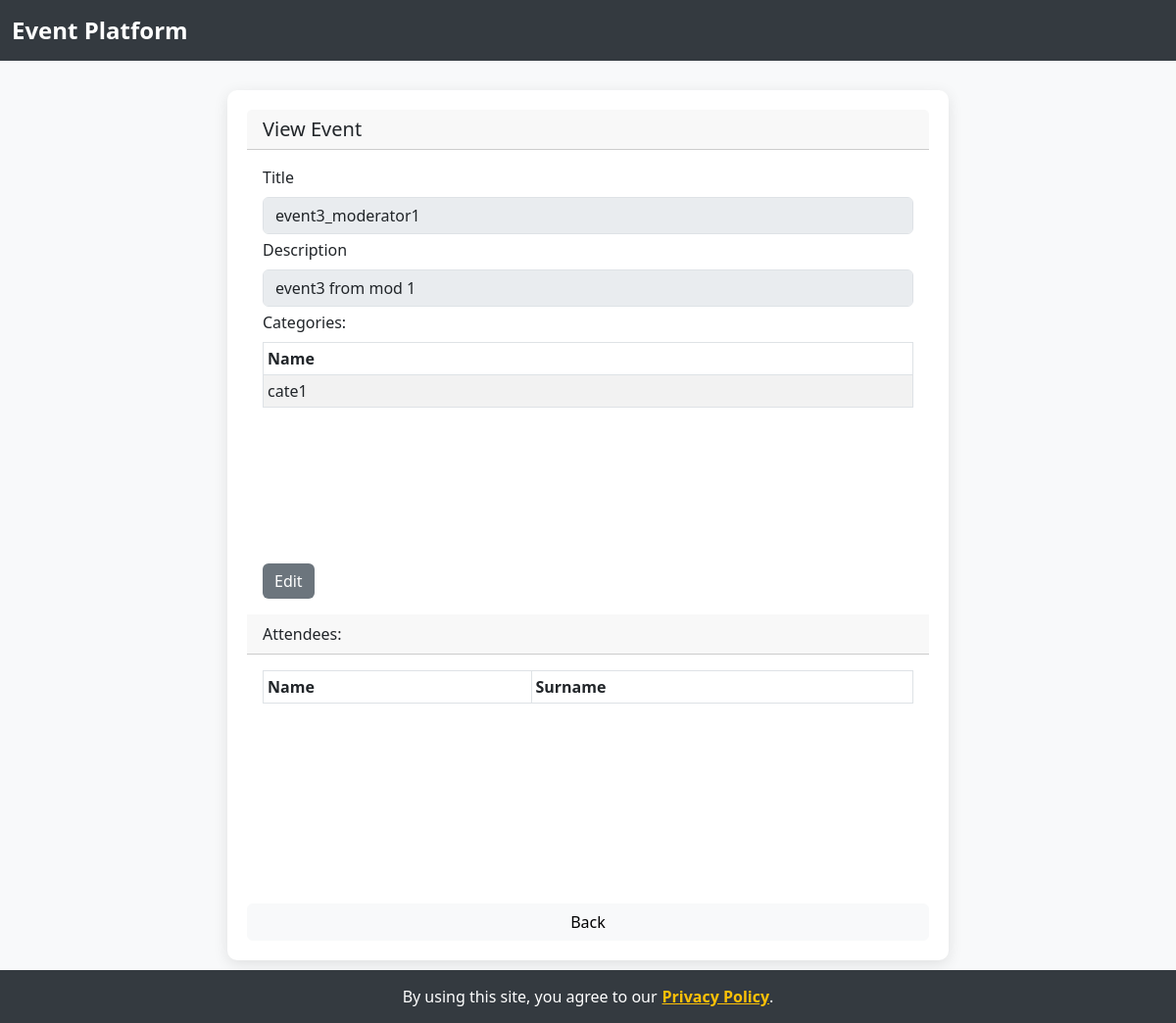
Before: /view_event/3 with the older database file.
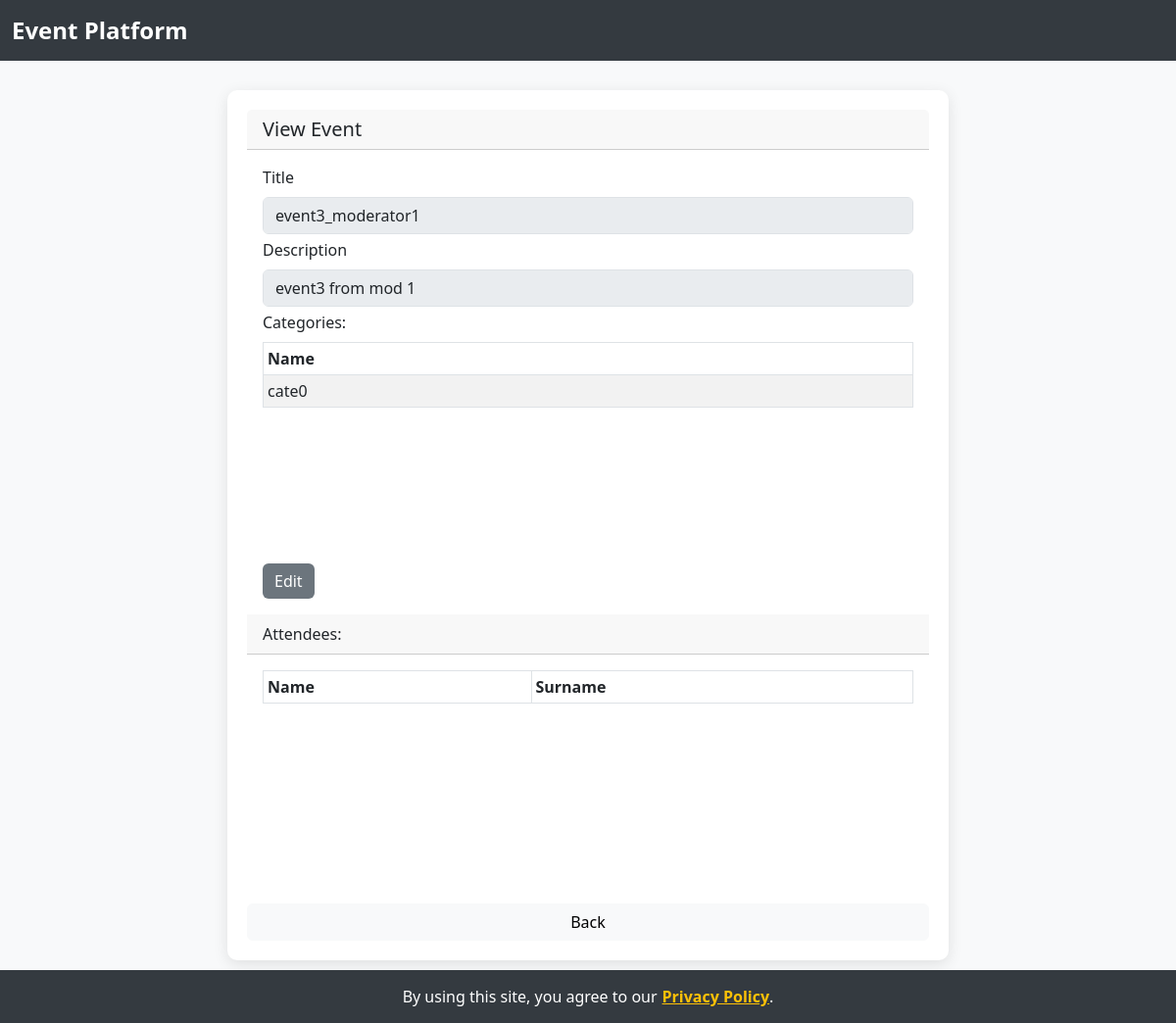
After: the same page with the newer database file.
### model.py (models this page shows, shortened)
class Category(db.Model):
    id = db.Column(db.Integer, primary_key=True)
    name = db.Column(db.String(100))
    subscribers = db.relationship('Person', secondary=subs, lazy='subquery',
                                  backref=db.backref('subscriptions', lazy=True))
    moderators = db.relationship('Person', secondary=mods, lazy='subquery',
                                 backref=db.backref('moderates', lazy=True))
    events = db.relationship('Event', secondary=evts, lazy='subquery',
                             backref=db.backref('categories', lazy=True))

### app.py (the view)
    def wrapper(*args, **kwargs):
        try:
            return func(*args, **kwargs)
        except SecurityException as se:
            db.session.rollback()
            return render_template(se.page, security_violation = True, se_msg = se.msg, **se.params)
        except PrivacyException as pe:
            db.session.rollback()
            return render_template(pe.page, privacy_violation = True, priv_msg = pe.msg, **pe.params)

### app.py (called while the page is built)
def secure(func):
    def wrapper(*args, **kwargs):
        try:
            return func(*args, **kwargs)
        except SecurityException as se:
            db.session.rollback()
            return render_template(se.page, security_violation = True, se_msg = se.msg, **se.params)
        except PrivacyException as pe:
            db.session.rollback()
            return render_template(pe.page, privacy_violation = True, priv_msg = pe.msg, **pe.params)
    wrapper.__name__ = func.__name__
    return wrapper

@app.route('/view_event/<int:id>')
@secure
def view_event(id):
    from project import view_event
    result=view_event(id)
    if type(result) == Response:
        return result
    else:
        return render_template('view_event.html', **result)

### dto.py (called while the page is built, shortened)
def _clear_cache():
    PersonDTO._cache = {}
    RoleDTO._cache = {}
    EventDTO._cache = {}
    CategoryDTO._cache = {}
    AdDTO._cache = {}

    def _clones(clones):
        return list(map(lambda o: PersonDTO._clone(o),clones))

    def copy(copy, bulk=False):
        if isinstance(copy,AnonymousUserMixin):
            return copy

    def _clones(clones):
        return list(map(lambda o: EventDTO._clone(o),clones))

### templates/view_event.html (shortened to what this page needs)
{% extends 'backable.html' %}
{% block content %}
<h5 class="card-header">View Event</h5>
<div class="card-body">
  <div class="card-text">
       <div class="form-group mb-1">
        <label for="title" class="form-label">Title</label>
        <input type="text" name="title" id="title" value="{{ event.title }}" class="form-control" disabled>
      </div>
      <div class="form-group mb-1">
        <label for="description" class="form-label">Description</label>
        <input type="text" name="description" id="description" value="{{ event.description }}"
        class="form-control" disabled>
      </div>
      <div class="form-group mb-1">
        <label for="eventsCategoriesTbl" class="form-label">Categories:</label>
        <div style="overflow: scroll; height: 222px;">
          <table id="eventsCategoriesTbl" class="table table-striped table-bordered table-hover table-sm table-responsive" cellspacing="0" width="100%">
            <thead>
              <tr>
                <th>Name</th>
              </tr>
            </thead>
            <tbody>
              {% for c in event.categories %}
              <tr>
                <td>{{ c.name }}</td>
              </tr>
              {% endfor %}
            </tbody>
          </table>
        </div>
      </div>
  </div>
  <a href="{{ url_for('edit_event', id=event.id) }}">
    <input type="submit" value="Edit" class="btn btn-secondary">
  </a>
</div>
<div class="card-header">Attendees:</div>
<div class="card-body">
  <div style="overflow: scroll; height: 222px;">
    <table id="attendeesTbl" class="table table-striped table-bordered table-hover table-sm table-responsive" cellspacing="0" width="100%">
      <thead>
        <tr>
          <th>Name</th>
          <th>Surname</th>
        </tr>
      </thead>
    </table>
  </div>
</div>
{% endblock %}

Changed rows visible on the page:
changed Category: name "cate1" → "cate0"
